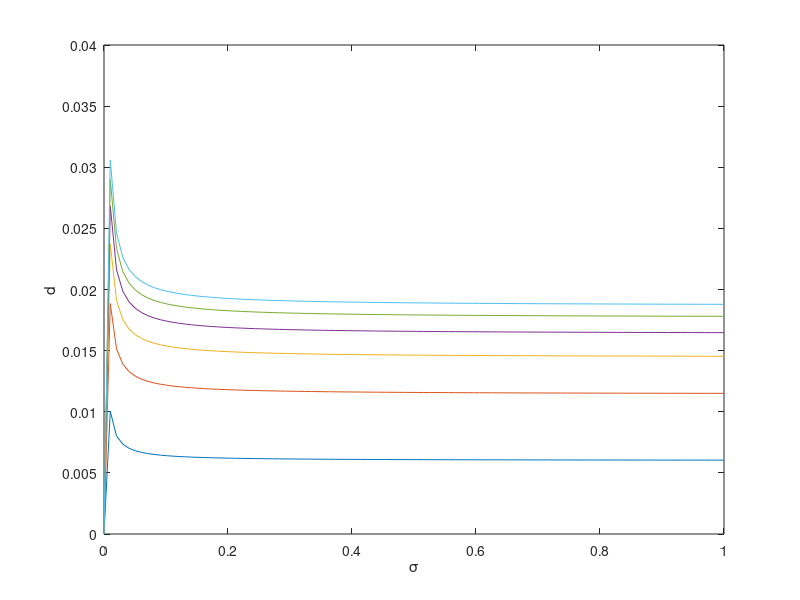

MATLAB code for this plot: (Note: this script raises an error after producing the figure.)
% Figures out the relationship between sigma and d to have a real H*.
% In the plot produced, any sigma/d pairing below the line produces a real H*.
% On the line is an impossible H* (division by zero).
% Above the line is an imaginary H* (square root of a negative).
%
% Last revised 7/26/11, 3:45pm

% Fixed parameters
muH = 1 / (365*5); % natural adult deaths
muj = 0.36 / (365*2); % natural baby deaths
lambda = 1; % adult hawk immigration rate
delta = 8.9; % food brought in per adult hawk
rho = (1/3)*(1/10); % chance that you get infected from eating infected food
% gamma = 0.59 / 45; % infected -> recovered conversions per hawk
alpha = 1 / (365*2); % fledgeling -> adult conversions per hawk

betas = linspace(0.001,0.003,6); % beta values to evaluate
sigmas = linspace(0,1,100); % sigma values to evaluate
ds = zeros(length(betas),length(sigmas));

% Calculating the d that corresponds to every sigma for the H* denominator to equal 0
for j = 1:length(betas)
	for i = 1:length(sigmas)
		ifood = delta*rho*sigmas(i);
		% ds(j,i) = (-1/(muH*ifood*muj+muH*ifood*alpha+muH*muj^2+2*muH*alpha*muj+muH*alpha^2-alpha*betas(j)*muj-betas(j)*alpha^2))* ...
			% (muH*ifood*muj^2+muH*ifood*muj*alpha+muH*gamma*ifood*muj+muH*gamma*ifood*alpha+muH*muj^3+2*muH*alpha*muj^2+ ...
			% muH*gamma*muj^2+2*muH*muj*gamma*alpha+muH*muj*alpha^2+muH*gamma*alpha^2-alpha*betas(j)*muj^2-betas(j)*muj*alpha^2- ...
			% alpha*betas(j)*muj*gamma-betas(j)*gamma*alpha^2-alpha*betas(j)*gamma*ifood);
		% if (ds(j,i) < 0 || ds(j,i) > 1)
			% ds(j,i) = 0;
		% end
		if (40*alpha*betas(j)*ifood)
			ds(j,i) = (-1/(40*alpha*betas(j)*ifood))*(40*muH*ifood*muj^2+40*muH*ifood*muj*alpha+muH*ifood*muj+muH*ifood*alpha+ ...
			40*muH*muj^3+80*muH*alpha*muj^2+muH*muj^2+2*muH*alpha*muj+40*muH*muj*alpha^2+muH*alpha^2-40*alpha*betas(j)*muj^2- ...
			40*betas(j)*muj*alpha^2-alpha*betas(j)*muj-betas(j)*alpha^2-alpha*betas(j)*ifood);
		end
		if (ds(j,i) < 0)
			ds(j,i) = 0;
		end
	end
end

% Plotting
plot(sigmas,ds);
ylabel('d');
xlabel('\sigma');
legend('\beta=0.0010','\beta=0.0014','\beta=0.0018','\beta=0.0022','\beta=0.0026','\beta=0.0030',0);
% title('Boundary of the real H* region as a function of sigma and d');